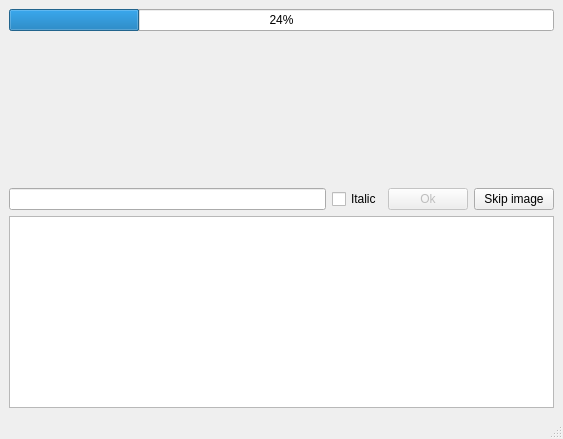
<?xml version="1.0" encoding="UTF-8"?>
<ui version="4.0">
 <class>MainWindow</class>
 <widget class="QMainWindow" name="MainWindow">
  <property name="geometry">
   <rect>
    <x>0</x>
    <y>0</y>
    <width>563</width>
    <height>439</height>
   </rect>
  </property>
  <property name="windowTitle">
   <string>MainWindow</string>
  </property>
  <widget class="QWidget" name="centralwidget">
   <layout class="QGridLayout" name="gridLayout">
    <item row="5" column="0" colspan="4">
     <widget class="QPlainTextEdit" name="log">
      <property name="readOnly">
       <bool>true</bool>
      </property>
     </widget>
    </item>
    <item row="3" column="0" colspan="4">
     <widget class="QLabel" name="img">
      <property name="text">
       <string/>
      </property>
     </widget>
    </item>
    <item row="4" column="0">
     <widget class="QLineEdit" name="input"/>
    </item>
    <item row="4" column="3">
     <widget class="QPushButton" name="skipImageButton">
      <property name="text">
       <string>Skip image</string>
      </property>
     </widget>
    </item>
    <item row="2" column="0">
     <spacer name="verticalSpacer">
      <property name="orientation">
       <enum>Qt::Vertical</enum>
      </property>
      <property name="sizeHint" stdset="0">
       <size>
        <width>20</width>
        <height>40</height>
       </size>
      </property>
     </spacer>
    </item>
    <item row="1" column="0" colspan="4">
     <widget class="QLabel" name="filename">
      <property name="text">
       <string/>
      </property>
     </widget>
    </item>
    <item row="4" column="2">
     <widget class="QPushButton" name="okButton">
      <property name="enabled">
       <bool>false</bool>
      </property>
      <property name="text">
       <string>Ok</string>
      </property>
      <property name="autoDefault">
       <bool>true</bool>
      </property>
      <property name="default">
       <bool>true</bool>
      </property>
     </widget>
    </item>
    <item row="0" column="0" colspan="4">
     <widget class="QProgressBar" name="progressBar">
      <property name="value">
       <number>24</number>
      </property>
     </widget>
    </item>
    <item row="4" column="1">
     <widget class="QCheckBox" name="italic">
      <property name="text">
       <string>Italic</string>
      </property>
     </widget>
    </item>
   </layout>
  </widget>
  <widget class="QMenuBar" name="menubar">
   <property name="geometry">
    <rect>
     <x>0</x>
     <y>0</y>
     <width>563</width>
     <height>23</height>
    </rect>
   </property>
  </widget>
  <widget class="QStatusBar" name="statusbar"/>
 </widget>
 <resources/>
 <connections/>
</ui>
